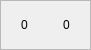
<?xml version="1.0" encoding="UTF-8"?>
<ui version="4.0">
 <class>ThreadInfo</class>
 <widget class="QFrame" name="ThreadInfo">
  <property name="windowModality">
   <enum>Qt::WindowModal</enum>
  </property>
  <property name="geometry">
   <rect>
    <x>0</x>
    <y>0</y>
    <width>91</width>
    <height>50</height>
   </rect>
  </property>
  <property name="windowTitle">
   <string>Frame</string>
  </property>
  <property name="frameShape">
   <enum>QFrame::StyledPanel</enum>
  </property>
  <property name="frameShadow">
   <enum>QFrame::Raised</enum>
  </property>
  <layout class="QHBoxLayout" name="info">
   <property name="spacing">
    <number>5</number>
   </property>
   <property name="leftMargin">
    <number>5</number>
   </property>
   <property name="topMargin">
    <number>5</number>
   </property>
   <property name="rightMargin">
    <number>5</number>
   </property>
   <property name="bottomMargin">
    <number>5</number>
   </property>
   <item>
    <widget class="QLabel" name="posts">
     <property name="text">
      <string>0</string>
     </property>
     <property name="textFormat">
      <enum>Qt::PlainText</enum>
     </property>
     <property name="alignment">
      <set>Qt::AlignCenter</set>
     </property>
    </widget>
   </item>
   <item>
    <widget class="QLabel" name="files">
     <property name="text">
      <string>0</string>
     </property>
     <property name="textFormat">
      <enum>Qt::PlainText</enum>
     </property>
     <property name="alignment">
      <set>Qt::AlignCenter</set>
     </property>
    </widget>
   </item>
  </layout>
 </widget>
 <resources/>
 <connections/>
</ui>
